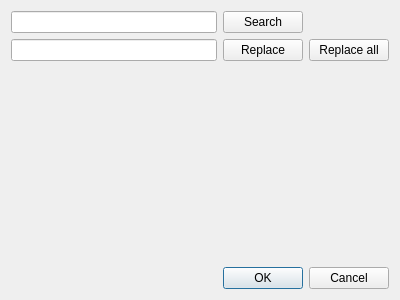
<?xml version="1.0" encoding="UTF-8"?>
<ui version="4.0">
 <class>Dialog</class>
 <widget class="QDialog" name="Dialog">
  <property name="geometry">
   <rect>
    <x>0</x>
    <y>0</y>
    <width>400</width>
    <height>300</height>
   </rect>
  </property>
  <property name="windowTitle">
   <string>Dialog</string>
  </property>
  <layout class="QVBoxLayout" name="verticalLayout">
   <item>
    <layout class="QGridLayout" name="gridLayout">
     <item row="1" column="1">
      <widget class="QLineEdit" name="lineEdit_2"/>
     </item>
     <item row="0" column="1">
      <widget class="QLineEdit" name="lineEdit"/>
     </item>
     <item row="1" column="2">
      <widget class="QPushButton" name="pushButton_2">
       <property name="text">
        <string>Replace</string>
       </property>
      </widget>
     </item>
     <item row="2" column="1">
      <spacer name="verticalSpacer">
       <property name="orientation">
        <enum>Qt::Vertical</enum>
       </property>
       <property name="sizeHint" stdset="0">
        <size>
         <width>20</width>
         <height>40</height>
        </size>
       </property>
      </spacer>
     </item>
     <item row="0" column="2">
      <widget class="QPushButton" name="pushButton">
       <property name="text">
        <string>Search</string>
       </property>
      </widget>
     </item>
     <item row="1" column="3">
      <widget class="QPushButton" name="pushButton_3">
       <property name="text">
        <string>Replace all</string>
       </property>
      </widget>
     </item>
    </layout>
   </item>
   <item>
    <widget class="QDialogButtonBox" name="buttonBox">
     <property name="orientation">
      <enum>Qt::Horizontal</enum>
     </property>
     <property name="standardButtons">
      <set>QDialogButtonBox::Cancel|QDialogButtonBox::Ok</set>
     </property>
    </widget>
   </item>
  </layout>
 </widget>
 <resources/>
 <connections>
  <connection>
   <sender>buttonBox</sender>
   <signal>accepted()</signal>
   <receiver>Dialog</receiver>
   <slot>accept()</slot>
   <hints>
    <hint type="sourcelabel">
     <x>248</x>
     <y>254</y>
    </hint>
    <hint type="destinationlabel">
     <x>157</x>
     <y>274</y>
    </hint>
   </hints>
  </connection>
  <connection>
   <sender>buttonBox</sender>
   <signal>rejected()</signal>
   <receiver>Dialog</receiver>
   <slot>reject()</slot>
   <hints>
    <hint type="sourcelabel">
     <x>316</x>
     <y>260</y>
    </hint>
    <hint type="destinationlabel">
     <x>286</x>
     <y>274</y>
    </hint>
   </hints>
  </connection>
 </connections>
</ui>
